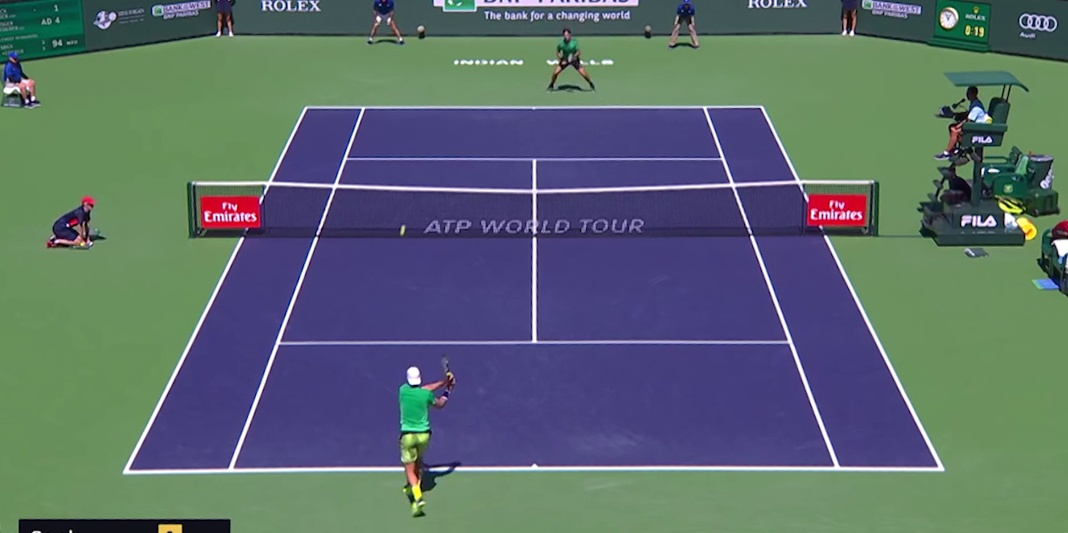
#> input picture straightened.jpg, 1068 x 533 px
$ jupyter execute --allow-errors visiontest.ipynb
#> lines starting #> are read from the running program, lines starting #| are printed output that depends on the picture
### visionmodel.py
import numpy as np
import torch
import torchvision.models as models
from torchvision import transforms
import numpy as np
from ultralytics import YOLO
import cv2
from deskew import determine_skew

# [34 lines left out: function crop_largest_rect, not called in this run]

class VisionModel2():
    # [23 lines left out: functions crop_based_angle, crop_post_angle, not called in this run]

class CourtLineDetector:
    def __init__(self, model_path='keypoints_model.pth'):
        self.model = models.resnet50(pretrained=True)
        self.model_path = model_path
        self.model.fc = torch.nn.Linear(self.model.fc.in_features, 14*2)
        self.model.load_state_dict(torch.load(self.model_path, map_location='cpu'))
        self.transform = transforms.Compose([
            transforms.ToPILImage(),
            transforms.Resize((224, 224)),
            transforms.ToTensor(),
            transforms.Normalize(mean=[0.485, 0.456, 0.406], std=[0.229, 0.224, 0.225])
        ])

    # [12 lines left out: function predict, not called in this run]

class PlayerDetector:
    def __init__(self):
        self.model_name = 'yolo11n.pt'
        self.detector = YOLO(self.model_name)

    # [8 lines left out: function predict, not called in this run]

class DrawCourt:
    # ---- reference court (top-down units) ----
    L, R = 286, 1379          # doubles sidelines
    Li, Ri = 423, 1242        # singles sidelines
    T, B = 561, 2935          # baselines
    NET = 1748
    TS, BS = 1110, 2386       # service lines
    MID = 832                 # centre service line x
    PAD = 400

    REF_PTS = np.array([
        (L, T), (R, T), (L, B), (R, B),
        (Li, T), (Li, B), (Ri, T), (Ri, B),
        (Li, TS), (Ri, TS), (Li, BS), (Ri, BS),
        (MID, TS), (MID, BS),
    ], dtype=np.float32)

    # [22 lines left out: function __init__, not called in this run]

    # ------------------------------------------------------------------
    # homography / projection
    # ------------------------------------------------------------------
    def _homography(self, kp):
        H, _ = cv2.findHomography(kp, self.REF_PTS, cv2.RANSAC, 5.0)
        return H

    # [82 lines left out: functions _project_all, court_lines, density, heatmap, positions_plot, not called in this run]

    def _crop(self, img, margin=150):
        return img[self.T - margin:self.B + margin, self.L - margin:self.R + margin]

### visiontest.ipynb
[cell 1]
from visionmodel import VisionModel2,CourtLineDetector, PlayerDetector
from PIL import Image
import numpy as np
from matplotlib import pyplot as plt

[cell 2]
img = Image.open('straightened.jpg')
#> img is the input picture: PIL image 1068x533 RGB; mean R, G, B 91.8, 107.6, 109.6

#> (a cell that did not finish here is left out)


#> (a cell that did not finish here is left out)

#> (a cell that did not finish here is left out)

#> (a cell that did not finish here is left out)

#> (a cell that did not finish here is left out)

[cell 8]
import numpy as np
import cv2

# ---------- 1. Your detected keypoints (image pixels) ----------
raw = np.array([175.60963, 66.8439, 408.9631, 66.91176, 48.11153,
                232.79274, 535.31134, 232.8537, 204.83653, 66.83797,
                109.074554, 232.7856, 379.66168, 66.901375, 474.35062,
                232.86328, 192.95622, 87.71919, 391.44513, 87.82687,
                146.08104, 168.71587, 436.95517, 168.84872, 292.03116,
                87.78263, 291.4041, 168.74968], dtype=np.float32)
img_pts = raw.reshape(-1, 2)          # (14, 2)

# ---------- 2. Reference court (top-down, arbitrary units) ----------
# Same layout as the keypoint model: 1 unit ≈ 1 cm * 1 (here 1097 x 2374 court)
L, R   = 286, 1379      # doubles sidelines
Li, Ri = 423, 1242      # singles sidelines
T, B   = 561, 2935      # baselines
NET    = 1748
TS, BS = 1110, 2386     # service lines
MID    = 832            # centre service line x

ref_pts = np.array([
    (L, T), (R, T),            # 0, 1
    (L, B), (R, B),            # 2, 3
    (Li, T), (Li, B),          # 4, 5
    (Ri, T), (Ri, B),          # 6, 7
    (Li, TS), (Ri, TS),        # 8, 9
    (Li, BS), (Ri, BS),        # 10, 11
    (MID, TS), (MID, BS),      # 12, 13
], dtype=np.float32)

def draw_court_rgba(pad=400, line=6, color=(0, 255, 255)):
    """Transparent background, coloured lines only. color is BGR."""
    W, Hh = R + pad, B + pad
    court = np.zeros((Hh, W, 4), np.uint8)        # all zeros -> fully transparent
    c = (*color, 255)                             # BGR + opaque alpha

    def ln(p, q):
        cv2.line(court, p, q, c, line, cv2.LINE_AA)

    ln((L, T), (R, T));   ln((L, B), (R, B))      # baselines
    ln((L, T), (L, B));   ln((R, T), (R, B))      # doubles sidelines
    ln((Li, T), (Li, B)); ln((Ri, T), (Ri, B))    # singles sidelines
    ln((Li, TS), (Ri, TS)); ln((Li, BS), (Ri, BS))  # service lines
    ln((MID, TS), (MID, BS))                      # centre service line
    ln((L, NET), (R, NET))                        # net
    return court

# ---------- 3. Homography: image -> top-down court ----------
H, _ = cv2.findHomography(img_pts, ref_pts, cv2.RANSAC, 5.0)

# ---------- 4. Warp the image and project the player ----------
frame = np.array(img)              # your image
court = draw_court_rgba(color=(0, 255, 255))
player_xy = np.array([[[300.0, 150.0]]], dtype=np.float32)    # <-- replace
# Player marker on the transparent court
player_court = cv2.perspectiveTransform(player_xy, H)[0, 0]
cv2.circle(court, tuple(map(int, player_court)), 18, (0, 0, 255, 255), -1, cv2.LINE_AA)
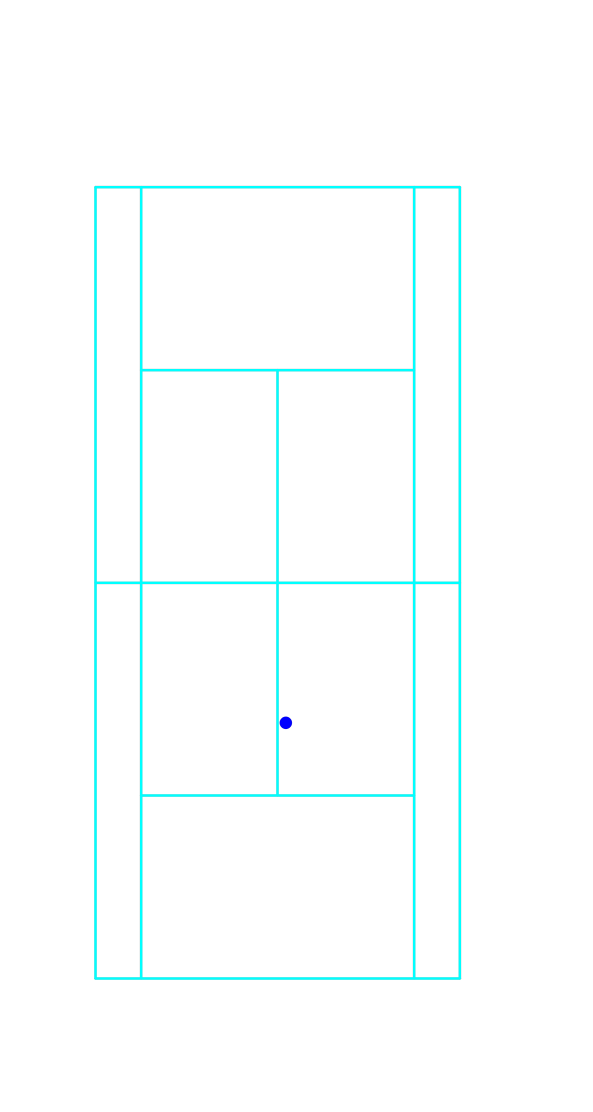
#> court: shape (3335, 1779, 4) (shown at 1/3 size); mean of channels 0, 1, 2, 3 0, 5, 5, 5; transparent parts drawn white

[cell 9]
plt.imshow(court)

#> (a cell that did not finish here is left out)

#> (a cell that did not finish here is left out)

[cell 12]
import numpy as np
import cv2

# ---------- 1. Detected keypoints (image pixels) ----------
raw = np.array([175.60963, 66.8439, 408.9631, 66.91176, 48.11153,
                232.79274, 535.31134, 232.8537, 204.83653, 66.83797,
                109.074554, 232.7856, 379.66168, 66.901375, 474.35062,
                232.86328, 192.95622, 87.71919, 391.44513, 87.82687,
                146.08104, 168.71587, 436.95517, 168.84872, 292.03116,
                87.78263, 291.4041, 168.74968], dtype=np.float32)
img_pts = raw.reshape(-1, 2)

# ---------- 2. Reference court ----------
L, R   = 286, 1379
Li, Ri = 423, 1242
T, B   = 561, 2935
NET    = 1748
TS, BS = 1110, 2386
MID    = 832

ref_pts = np.array([
    (L, T), (R, T), (L, B), (R, B),
    (Li, T), (Li, B), (Ri, T), (Ri, B),
    (Li, TS), (Ri, TS), (Li, BS), (Ri, BS),
    (MID, TS), (MID, BS),
], dtype=np.float32)

PAD = 400
CANVAS_W, CANVAS_H = R + PAD, B + PAD


def draw_court_rgba(line=6, color=(255, 255, 255)):
    """Transparent background, coloured lines only (BGR colour)."""
    court = np.zeros((CANVAS_H, CANVAS_W, 4), np.uint8)
    c = (*color, 255)

    def ln(p, q):
        cv2.line(court, p, q, c, line, cv2.LINE_AA)

    ln((L, T), (R, T));   ln((L, B), (R, B))
    ln((L, T), (L, B));   ln((R, T), (R, B))
    ln((Li, T), (Li, B)); ln((Ri, T), (Ri, B))
    ln((Li, TS), (Ri, TS)); ln((Li, BS), (Ri, BS))
    ln((MID, TS), (MID, BS))
    ln((L, NET), (R, NET))
    return court


# ---------- 3. Homography: image -> court ----------
H, _ = cv2.findHomography(img_pts, ref_pts, cv2.RANSAC, 5.0)


# ---------- 4. Heat map ----------
def project_points(pts_img, H):
    """(N,2) image px -> (N,2) court coords."""
    pts = np.asarray(pts_img, np.float32).reshape(-1, 1, 2)
    return cv2.perspectiveTransform(pts, H).reshape(-1, 2)


def court_density(pts_img, H, sigma=45):
    """Accumulate projected points on the court canvas and blur into a density map."""
    proj = project_points(pts_img, H)
    xs = np.round(proj[:, 0]).astype(int)
    ys = np.round(proj[:, 1]).astype(int)
    ok = (xs >= 0) & (xs < CANVAS_W) & (ys >= 0) & (ys < CANVAS_H)
    acc = np.zeros((CANVAS_H, CANVAS_W), np.float32)
    np.add.at(acc, (ys[ok], xs[ok]), 1.0)          # handles repeated pixels correctly
    return cv2.GaussianBlur(acc, (0, 0), sigma)


def render_heatmap(density, line_color=(255, 255, 255),
                   bg_color=(40, 90, 40), max_alpha=0.8, min_level=0.04):
    """Blend colourised density over a solid court background, then draw lines on top."""
    bg = np.full((CANVAS_H, CANVAS_W, 3), bg_color, np.uint8)

    norm = density / (density.max() + 1e-9)
    colour = cv2.applyColorMap((norm * 255).astype(np.uint8), cv2.COLORMAP_JET)

    # fade out low-density areas so the court shows through
    alpha = np.clip((norm - min_level) / (1 - min_level), 0, 1) ** 0.6 * max_alpha
    alpha = alpha[..., None]
    out = (bg * (1 - alpha) + colour * alpha).astype(np.uint8)

    lines = draw_court_rgba(color=line_color)
    a = lines[..., 3:4].astype(np.float32) / 255.0
    out = (out * (1 - a) + lines[..., :3] * a).astype(np.uint8)
    return out


if __name__ == "__main__":
    # Replace with your real per-frame player FOOT positions in image pixels,
    # e.g. bbox bottom-centre: ((x1 + x2) / 2, y2)
    rng = np.random.default_rng(0)
    player_pts = np.column_stack([
        rng.normal(290, 50, 500),     # x
        rng.normal(150, 15, 500),     # y
    ]).astype(np.float32)

    dens = court_density(player_pts, H, sigma=45)
    heat = render_heatmap(dens)

    # crop to the court area + a little margin and save
    heat = heat[T - 150:B + 150, L - 150:R + 150]
    cv2.imwrite("court_heatmap.png", heat)
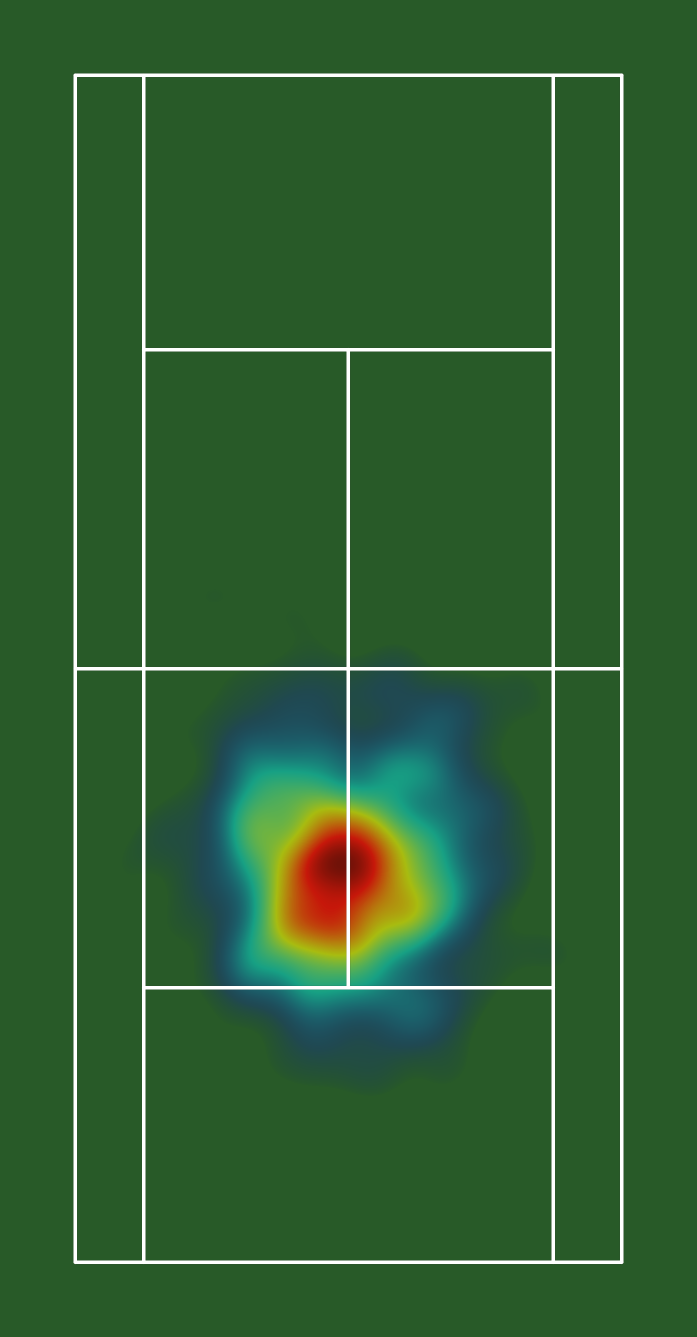
#> saved as court_heatmap.png: shape (2674, 1393, 3) (shown at 1/2 size); mean B, G, R 51.2, 96.6, 48.6
    print("saved court_heatmap.png")
